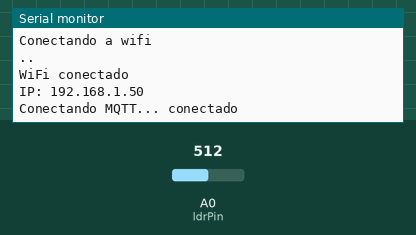
Simulated run of this program. Board: ESP8266 (NodeMCU). Shown: the last lines printed to the serial monitor. The test bench sets the inputs (shaded band); at power-on: A0 (ldrPin) = 512. WiFi joins after 1.5 s; servers stay silent unless stated; no MQTT or app messages arrive unless stated.

Above: at 2.7 s.
2.8 s: A0 (ldrPin) set to 716
At 6.0 s:
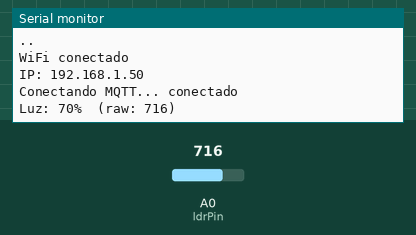
9.0 s: A0 (ldrPin) set to 900
At 11.8 s:
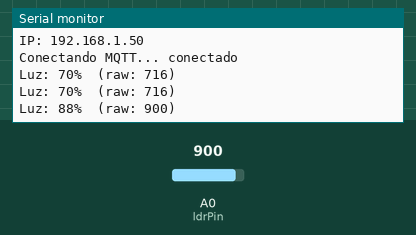

The program:

main.cpp
```cpp
// --- INCLUDES ---
// estas librerías se incluyen para el funcionemiento básico de Arduino, para la conexión WiFi, para el uso de MQTT, para crear y editar
//    Json, y para poder ejecutar funciones periódicamente usando temporizadores (sin el uso de delay o millis).
#include <Arduino.h>
#include <ESP8266WiFi.h>
#include <PubSubClient.h>
#include <ArduinoJson.h>
#include <Ticker.h>

// --- WIFI ---
// todos los nodos y ordenadores tienen que estar conectados a la misma red
const char* ssid = "wifi"; // cambiar por el nombre de la red WiFi
const char* password = "wifiwifi"; // cambiar por la contraseña de la red WiFi

// --- MQTT ---
const char* mqtt_server = "10.228.245.75"; //la IP de donde esté levantado
const char* mqtt_topic = "ldr"; // el topic es donde se publican los datos del sensor

// --- OBJETOS ---
WiFiClient espClient; // definimos el cliente WiFi para la conexión MQTT
PubSubClient client(espClient); // definimos el cliente MQTT usando el cliente WiFi

// --- PIN ---
const int ldrPin = A0; // pin analógico conectado al LDR (el LDR lee entre 0 y 1023)

// --- TICKER ---
Ticker wifiTicker; // definimos el ticker que usaremos para la WiFi
void tickWifi() {
  Serial.print("."); // esta función imprime un punto cada cierto tiempo mientras el nodo intenta conectarse a la WiFi (es solo informativo, para saber que no se ha bloqueado).
}

Ticker mqttTicker; // definimos el ticker que usaremos para el MQTT
void tickMQTT() {} // aquí no imprimimos un punto, pero tiene la misma funcionalidad que el ticker de la WiFi --> para reintentar la conexión MQTT periódicamente.

Ticker ldrloopTicker; // definimos el ticker que usaremos para el loop
void tickLDRloop() {
  int valor = analogRead(ldrPin); // Hacemos la lectura del sensor, que mide entre 0 y 1023
  // hacemos una conversión de la lectura a porcentaje
  int luz = map(valor, 0, 1023, 0, 100); // 0% = oscuro, 100% = luz máxima
  // a mayor raw, mayor porcentaje de luz
  luz = constrain(luz, 0, 100); // limita que el valor de luz se mantengan en rango

  //imprimimos por el Serial Monitor luz (el porcentaje convertido del valor raw) y el raw (el valor leido, comprendido entre 0 y 1023)
  Serial.print("Luz: ");
  Serial.print(luz);
  Serial.print("%  (raw: ");
  Serial.print(valor);
  Serial.println(")");

  StaticJsonDocument<100> doc; // creamos el objeto JSON en memoria
  doc["luz"] = luz;
  doc["raw"] = valor;

  // convertimos el JSON a texto y publicamos el mensaje en el topic
  char buffer[64];
  serializeJson(doc, buffer);
  client.publish(mqtt_topic, buffer);
}


// --- FUNCIONES ---
// Conexión a la red WiFi
void setup_wifi() {
  Serial.print("Conectando a ");
  Serial.println(ssid);
  WiFi.begin(ssid, password); // iniciamos la conexión WiFi

  wifiTicker.attach_ms(500, tickWifi); // llamamos a tickWifi() cada 500ms, que imprimirá un punto para indicar que está intentando conectar
  // Esperamos a que conete sin bloquear el sistema
  while (WiFi.status() != WL_CONNECTED) {
    yield(); // entre otros, resetea el watchdog y permite que el ESP8266 ejecute tareas internamente
  }
  wifiTicker.detach(); // Detenemos el ticker cuando ya se ha conectado a la wifi

  Serial.println("\nWiFi conectado");
  Serial.print("IP: ");
  Serial.println(WiFi.localIP());
}

// Conexión al broker MQTT
void reconnect() {
  Serial.print("Conectando MQTT...");

  mqttTicker.attach_ms(3000, tickMQTT); // cada 3 segundos reintenta conectar

  while (!client.connected()) {
    if (client.connect("ESP8266_LDR")) {
      Serial.println(" conectado");
    } else {
      Serial.print(" fallo rc=");
      Serial.println(client.state()); // si falla en conectar, aquí nos da el código de error
    }
    yield(); // recomendado en ESP8266
  }

  mqttTicker.detach(); // detenemos el ticker al conectar
}

// --- SETUP ---
void setup() {
  // inicializamos
  Serial.begin(115200);
  setup_wifi();
  client.setServer(mqtt_server, 1884); // configuramos el MQTT al  puerto 1884

  reconnect(); // llamamos a la función para conectar MQTT
  ldrloopTicker.attach_ms(3000, tickLDRloop); // ejecutamos la lectura del sensor y publica cada 3 s
}

// --- LOOP ---
void loop() {
  if (!client.connected()) reconnect(); // verificamos que la conexión MQTT no ha caído
  client.loop();

  yield(); // recomendado para el ESP8266 ya que evita reinicios por watchdog en el ESP8266 (el watchdog reinicia el programa si éste se queda colgado/congelado)
}
```

Measured:
- after the input at 2.8 s, the serial monitor: prints a new line after 1.8 s (image 1)
- after the input at 9.0 s, the serial monitor: prints a new line after 1.6 s (image 2)
